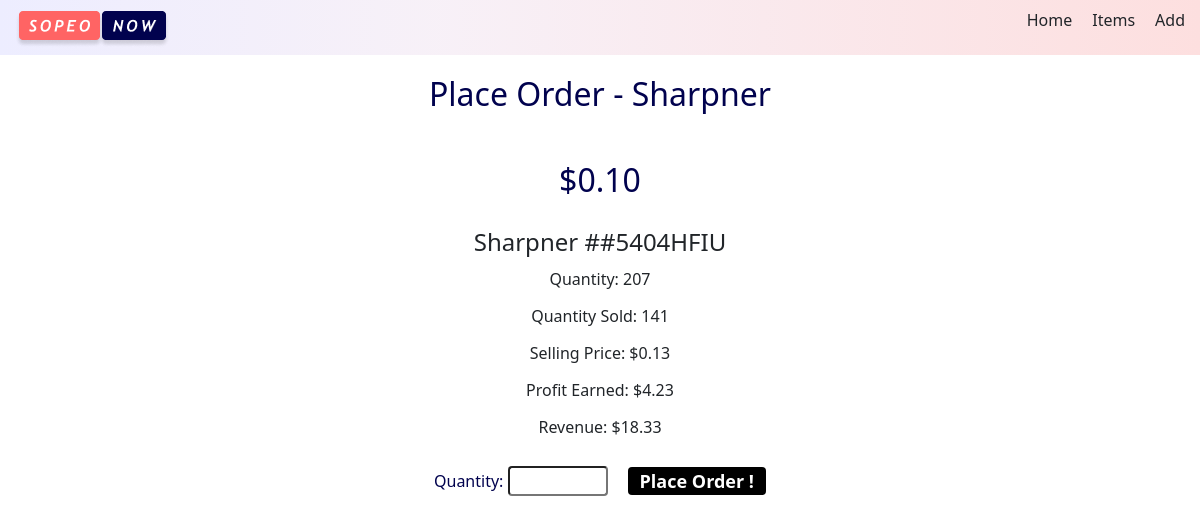
The page /items/5/place-order/ on the database its author committed.
### inventory/models.py (models this page shows, shortened)
class Inventory(models.Model):
    name = models.CharField(max_length=100)
    iin = models.CharField(max_length=100, unique=True)
    cost = models.DecimalField(max_digits=10, decimal_places=2)
    quantity = models.PositiveIntegerField()
    quantity_sold = models.PositiveIntegerField(default=0)
    selling_price = models.DecimalField(max_digits=10, decimal_places=2)
    profit_earned = models.DecimalField(max_digits=10, decimal_places=2, default=0)
    revenue = models.DecimalField(max_digits=10, decimal_places=2, default=0)
    class Meta:
        app_label = "inventory"

### inventory/views.py (the view)
# urls.py: path("items/<int:item_id>/place-order/", place_order, name="place_order"),
def place_order(request, item_id):
    item = Inventory.objects.get(id=item_id)
    if request.method == "POST":
        form = PlaceOrderForm(request.POST)
        if form.is_valid():
            quantity = form.cleaned_data["quantity"]
            cost = item.cost * quantity
            Order.objects.create(
                item=item,
                quantity=quantity,
                cost=cost,
                is_received=False,
                is_canceled=False,
            )
            return redirect("item_orders", item_id=item_id)
    else:
        form = PlaceOrderForm()
    context = {"item": item, "form": form}
    return render(request, "inventory/place_order.html", context)

### inventory/forms.py
class PlaceOrderForm(forms.Form):
    quantity = forms.IntegerField(min_value=1)

### inventory/templates/inventory/place_order.html (shortened to what this page needs)
{% extends 'base.html' %}
{% block content %}
<div class="container">
    <h2>Place Order - {{ item.name }}</h2>
    <div class="box">
        <h2>${{ item.cost }}</h2>
        <h4>{{ item.name }} #{{ item.iin }}</h4>
        <div class="details">
            <h6>Quantity: {{ item.quantity }}</h6>
            <h6>Quantity Sold: {{ item.quantity_sold }}</h6>
            <h6>Selling Price: ${{ item.selling_price }}</h6>
            <h6>Profit Earned: ${{ item.profit_earned }}</h6>
            <h6>Revenue: ${{ item.revenue }}</h6>
        </div>
    </div>
    <div class="form_container">
        <form method="post" action="{% url 'place_order' item_id=item.id %}">
            {{ form.as_p }}
            <button type="submit" class="sell_btn">Place Order !</button>
        </form>
    </div>
</div>
{% load static %}
<link rel="stylesheet" type="text/css" href="{% static 'css/sell_items.css' %}">
{% endblock %}

### static/css/sell_items.css (style rules this page uses)
h2, h4, h6 { text-align: center; }
h2 { color: #01024e; padding: 20px; }
h6 { padding: 5px; }
.form_container { padding: 15px 0; display: flex; align-items: center; justify-content: center; }
.form_container form { display: flex; align-items: center; justify-content: center; }
#id_quantity { width: 100px; border-radius: 4px; }
form label { color: #01024e; font-weight: 500; }
.sell_btn { display: inline-block; outline: 0; border: 0; cursor: pointer; background: #000000; color: #ffffff; border-radius: 4px; padding: 5px 12px; margin-top: -16px; margin-left: 20px; font-size: 18px; font-weight: 700; line-height: 1; transition: transform 200ms, background 200ms; }

### rows shown on the page
Inventory: name "Sharpner", cost "0.10", iin "#5404HFIU", quantity "207", quantity_sold "141", selling_price "0.13", profit_earned "4.23", revenue "18.33"
